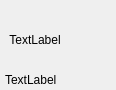
<?xml version="1.0" encoding="UTF-8"?>
<ui version="4.0">
 <class>Form</class>
 <widget class="QWidget" name="Form">
  <property name="geometry">
   <rect>
    <x>0</x>
    <y>0</y>
    <width>116</width>
    <height>90</height>
   </rect>
  </property>
  <property name="windowTitle">
   <string>Form</string>
  </property>
  <widget class="QLabel" name="champLabel">
   <property name="geometry">
    <rect>
     <x>5</x>
     <y>70</y>
     <width>60</width>
     <height>20</height>
    </rect>
   </property>
   <property name="text">
    <string>TextLabel</string>
   </property>
  </widget>
  <widget class="QLabel" name="champIcon">
   <property name="geometry">
    <rect>
     <x>5</x>
     <y>10</y>
     <width>60</width>
     <height>60</height>
    </rect>
   </property>
   <property name="text">
    <string>TextLabel</string>
   </property>
   <property name="alignment">
    <set>Qt::AlignCenter</set>
   </property>
  </widget>
 </widget>
 <resources>
  <include location="../UIResource/champIcons.qrc"/>
 </resources>
 <connections/>
</ui>
